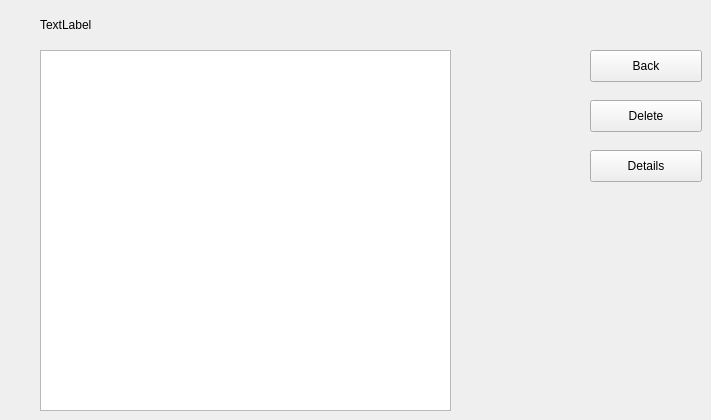
    <widget class="QWidget" name="reportsPage">
     <widget class="QListWidget" name="reports_reportsList">
      <property name="geometry">
       <rect>
        <x>40</x>
        <y>50</y>
        <width>411</width>
        <height>361</height>
       </rect>
      </property>
     </widget>
     <widget class="QPushButton" name="reports_backButton">
      <property name="geometry">
       <rect>
        <x>590</x>
        <y>50</y>
        <width>112</width>
        <height>32</height>
       </rect>
      </property>
      <property name="text">
       <string>Back</string>
      </property>
     </widget>
     <widget class="QPushButton" name="reports_deleteButton">
      <property name="geometry">
       <rect>
        <x>590</x>
        <y>100</y>
        <width>112</width>
        <height>32</height>
       </rect>
      </property>
      <property name="text">
       <string>Delete</string>
      </property>
     </widget>
     <widget class="QPushButton" name="reports_detailsButton">
      <property name="geometry">
       <rect>
        <x>590</x>
        <y>150</y>
        <width>112</width>
        <height>32</height>
       </rect>
      </property>
      <property name="text">
       <string>Details</string>
      </property>
     </widget>
     <widget class="QLabel" name="reports_titleLabel">
      <property name="geometry">
       <rect>
        <x>40</x>
        <y>9</y>
        <width>131</width>
        <height>31</height>
       </rect>
      </property>
      <property name="text">
       <string>TextLabel</string>
      </property>
     </widget>
     <widget class="QLabel" name="reports_artistIdLabel">
      <property name="geometry">
       <rect>
        <x>180</x>
        <y>9</y>
        <width>101</width>
        <height>31</height>
       </rect>
      </property>
      <property name="text">
       <string/>
      </property>
     </widget>
    </widget>
